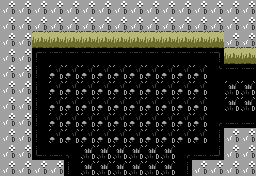

A 2D game scene composited from a Tiled map and its tileset images. What follows is a short description and the map's XML, with every tile layer's data as written:
An orthogonal 16x11 tile map with 16x16 px tiles, 2 tile layers (Base, Attributes), 4 tilesets.

<map version="1.10" tiledversion="1.10.2" orientation="orthogonal" renderorder="right-down" width="16" height="11" tilewidth="16" tileheight="16" infinite="0" nextlayerid="3" nextobjectid="1">
 <properties>
  <property name="exit_east" type="bool" value="true" />
  <property name="exit_north" type="bool" value="false" />
  <property name="exit_south" type="bool" value="false" />
  <property name="exit_west" type="bool" value="true" />
  <property name="room_palette" value="grassy_palette" />
 </properties>
 <tileset firstgid="1" source="../MapTiles.tsx" />
 <tileset firstgid="33" source="../DiscoFloorTiles.tsx" />
 <tileset firstgid="97" source="../Attributes.tsx" />
 <tileset firstgid="101" source="../TechnicalTiles.tsx" />
 <layer id="1" name="Base" width="16" height="11">
  <data encoding="csv">
119,119,119,119,119,119,119,119,119,119,119,119,119,119,119,119,
119,119,118,118,118,118,118,118,118,118,118,118,118,118,119,119,
119,119,17,17,17,17,17,17,17,17,17,17,17,17,118,118,
119,119,34,35,35,35,35,35,35,35,35,35,35,36,17,17,
119,119,50,104,104,104,104,104,104,104,104,104,104,53,35,35,
119,119,50,104,104,104,104,104,104,104,104,104,104,33,102,102,
119,119,50,104,104,104,104,104,104,104,104,104,104,33,102,102,
119,119,50,104,104,104,104,104,104,104,104,104,104,37,67,67,
119,119,50,104,104,104,104,104,104,104,104,104,104,52,119,119,
119,119,66,67,38,102,102,102,102,102,102,37,67,68,119,119,
119,119,119,119,50,102,102,102,102,102,102,52,119,119,119,119
</data>
 </layer>
 <layer id="2" name="Attributes" width="16" height="11" opacity="0.25">
  <data encoding="csv">
0,0,0,0,0,0,0,0,0,0,0,0,0,0,0,0,
0,0,0,0,0,0,0,0,0,0,0,0,0,0,0,0,
0,0,99,99,99,99,99,99,99,99,99,99,99,99,0,0,
0,0,0,0,0,0,0,0,0,0,0,0,0,0,99,99,
0,0,0,0,0,0,0,0,0,0,0,0,0,0,0,0,
0,0,0,0,0,0,0,0,0,0,0,0,0,0,0,0,
0,0,0,0,0,0,0,0,0,0,0,0,0,0,0,0,
0,0,0,0,0,0,0,0,0,0,0,0,0,0,0,0,
0,0,0,0,0,0,0,0,0,0,0,0,0,0,0,0,
0,0,0,0,0,0,0,0,0,0,0,0,0,0,0,0,
0,0,0,0,0,0,0,0,0,0,0,0,0,0,0,0
</data>
 </layer>
</map>
